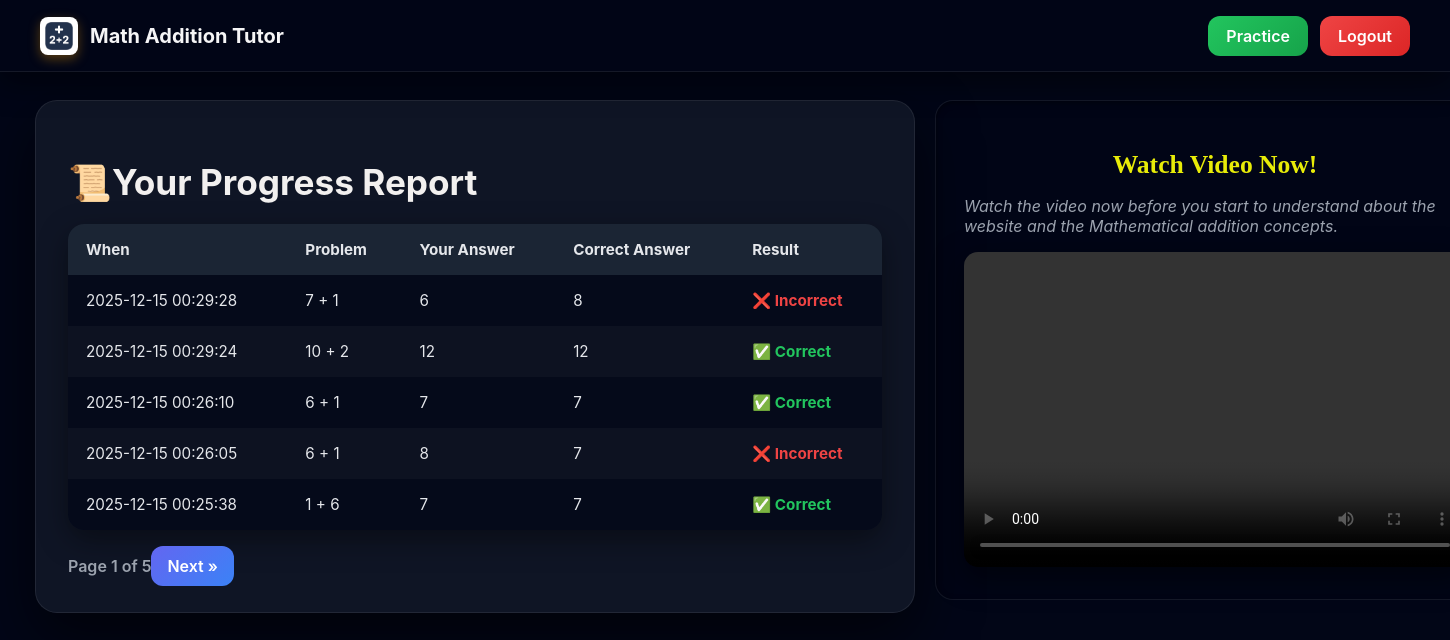
/ (signed in), run on an earlier commit of the app's database.
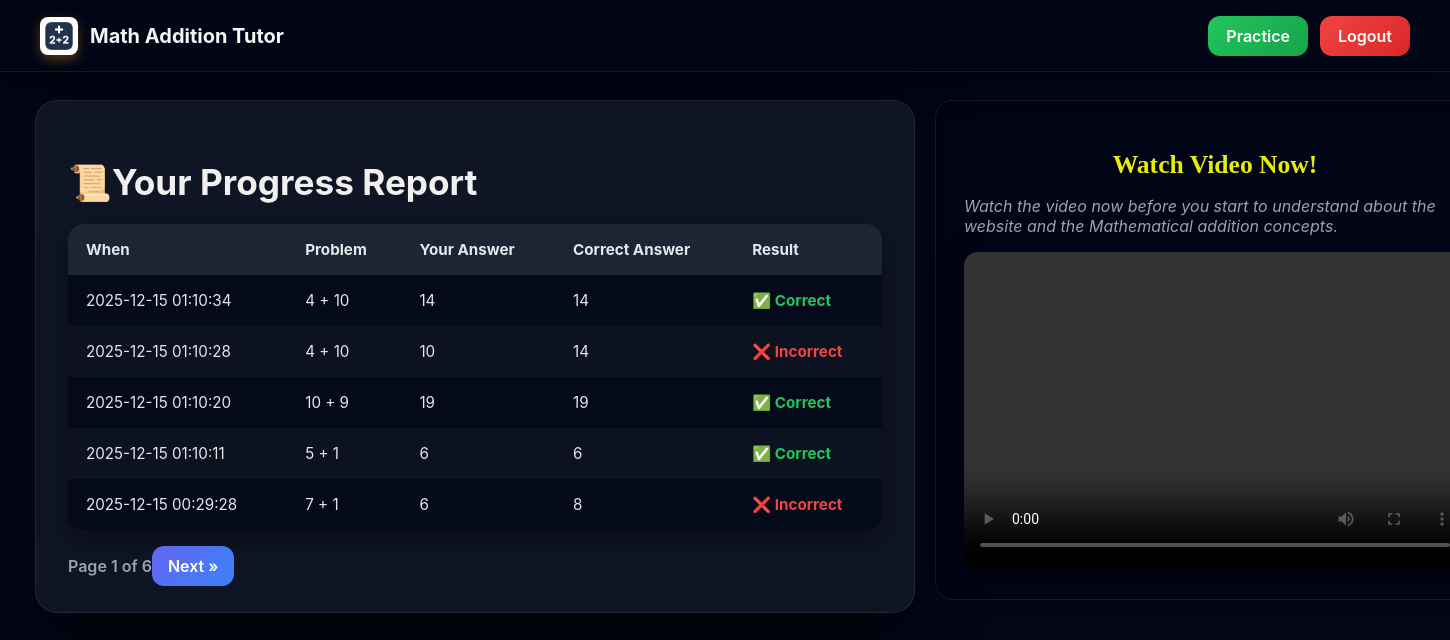
And on a later commit of the database.
### app.py (models this page shows)
class Attempt(db.Model):
    id = db.Column(db.Integer, primary_key=True)
    user_id = db.Column(db.Integer, db.ForeignKey('user.id'), nullable=False)
    a = db.Column(db.Integer, nullable=False)
    b = db.Column(db.Integer, nullable=False)
    student_answer = db.Column(db.Integer, nullable=False)
    correct_answer = db.Column(db.Integer, nullable=False)
    is_correct = db.Column(db.Boolean, nullable=False)
    timestamp = db.Column(db.DateTime, default=db.func.current_timestamp())

### app.py (the view)
@app.route('/')
@login_required
def dashboard():
    page = request.args.get('page', 1, type=int)
    per_page = 10
    pagination = (
        Attempt.query.filter_by(user_id=current_user.id)
        .order_by(Attempt.timestamp.desc())
        .paginate(page=page, per_page=5, error_out=False)
    )
    return render_template(
        'dashboard.html',
        attempts=pagination.items,
        pagination=pagination,
    )

### app.py (called while the page is built)
@login_manager.user_loader
def load_user(user_id):
    return User.query.get(int(user_id))

### templates/dashboard.html (shortened to what this page needs)
{% extends "base.html" %}
{% block content %}
<div class="navbar">
  <div class="nav-left">
  <img src="{{ url_for('static', filename='assets/logo.png') }}" class="nav-logo" alt="Logo">
  <a href="{{ url_for('dashboard') }}">
    <span class="nav-title">Math Addition Tutor</span>
  </a>
</div>
  <div class="nav-right">
    <a href="{{ url_for('index') }}" class="btn-pmore-icon">Practice</a>
    <a href="{{ url_for('logout') }}" class="btn-logout-icon">Logout</a>
  </div>
</div>
<div class="main-container">
<div class="dashboard-container">
  <h1>📜Your Progress Report</h1>
  {% if attempts %}
  <table class="attempt-table">
    <thead>
      <tr>
        <th>When</th>
        <th>Problem</th>
        <th>Your Answer</th>
        <th>Correct Answer</th>
        <th>Result</th>
      </tr>
    </thead>
    <tbody>
      {% for attempt in attempts %}
      <tr>
        <td>{{ attempt.timestamp.strftime('%Y-%m-%d %H:%M:%S') if attempt.timestamp else '' }}</td>
        <td>{{ attempt.a }} + {{ attempt.b }}</td>
        <td>{{ attempt.student_answer }}</td>
        <td>{{ attempt.correct_answer }}</td>
        <td class="{{ 'correct' if attempt.is_correct else 'incorrect' }}">
          {{ "✅ Correct" if attempt.is_correct else "❌ Incorrect" }}
        </td>
      </tr>
      {% endfor %}
    </tbody>
  </table>
  <div class="pagination">
    <div>Page {{ pagination.page }} of {{ pagination.pages or 1 }}</div>
    <div>
      {% if pagination.has_next %}
        <a href="{{ url_for('dashboard', page=pagination.next_num) }}">Next »</a>
      {% endif %}
    </div>
  </div>
  {% else %}
    <p>No attempts yet. Try a problem first!</p>
  {% endif %}
</div>
<div class="video-section">
    <h2 class="video-text-tag">Watch Video Now!</h2>
    <p class="video-text-demo">Watch the video now before you start to understand about the website and the Mathematical addition concepts. </p>
    <video width="100%" height="315" controls>
      <source src="{{ url_for('static', filename='assets/demo.mp4') }}" type="video/mp4" />
    </video>
  </div>
  </div>
{% endblock %}

### templates/base.html (shortened to what this page needs)
<!DOCTYPE html>
<html>
  <head>
  </head>
  <body>
     {% block content %}{% endblock %}
  </body>
</html>

### templates/base.html (style rules this page uses)
body { font-family: Arial; max-width: 600px; margin: 40px auto; padding: 0 20px; }

### templates/dashboard.html (style rules this page uses)
*, *::before, *::after { box-sizing: border-box; }
body { background: radial-gradient(circle at top, #020617, #020617); font-family: 'Inter', sans-serif; color: #e5e7eb; }
.main-container { margin-top: 100px; width: 100rem; display: flex; justify-content: center; align-items: flex-start; gap: 20px; margin-left: -30rem; }
.dashboard-container { width: 55rem; max-width: 55rem; padding: 36px 32px; background: rgba(17, 24, 39, 0.9); backdrop-filter: blur(14px); border-radius: 22px; box-shadow: 0 25px 60px rgba(0,0,0,0.6); border: 1px solid rgba(255,255,255,0.08); display: flex; justify-content: space-between; align-items: center; margin-bottom: 30px; flex-wrap: wrap; }
.video-section { width: 35rem; margin-top: 0; padding: 28px; background: rgba(2, 6, 23, 0.75); border-radius: 18px; border: 1px solid rgba(255,255,255,0.08); box-shadow: inset 0 2px 6px rgba(0,0,0,0.4); }
h1 { font-size: 2.2em; font-weight: 700; color: #f2f0ef; margin-bottom: 20px; }
.btn-pmore-icon { padding: 10px 18px; background: linear-gradient(135deg, #22c55e, #16a34a); color: white !important; border-radius: 12px; text-decoration: none; font-weight: 600; transition: 0.25s ease; }
.btn-logout-icon { padding: 10px 18px; background: linear-gradient(135deg, #ef4444, #dc2626); color: white !important; border-radius: 12px; text-decoration: none; font-weight: 600; transition: 0.25s ease; }
.attempt-table { width: 100%; border-collapse: collapse; border-radius: 16px; overflow: hidden; background: rgba(2, 6, 23, 0.7); box-shadow: 0 10px 30px rgba(0,0,0,0.4); }
.attempt-table thead { background: rgba(31, 41, 55, 0.9); }
.attempt-table th, .attempt-table td { padding: 16px 18px; text-align: left; font-size: 0.95em; }
.attempt-table th { color: #e5e7eb; font-weight: 700; }
.attempt-table tr:nth-child(even) { background: rgba(255,255,255,0.03); }
.correct { color: #22c55e; font-weight: 700; }
.incorrect { color: #ef4444; font-weight: 700; }
.pagination { margin-top: 26px; display: flex; justify-content: space-between; align-items: center; font-weight: 600; color: #9ca3af; }
.video-text-tag { align-items: center; display: flex; justify-content: space-around; }
.pagination a { padding: 10px 16px; background: linear-gradient(135deg, #6366f1, #3b82f6); color: white; border-radius: 12px; text-decoration: none; transition: 0.25s ease; }
.video-section h2 { font-size: 1.6em; font-family: Georgia; margin-bottom: 10px; color: #e8ec08; font-weight: bold; }
.video-section p { margin-bottom: 16px; color: #9ca3af; }
video { border-radius: 14px; box-shadow: 0 10px 30px rgba(0,0,0,0.5); }
.video-text-demo { color: #e5e7eb; font-style: italic; }
.navbar { position: fixed; top: 0; left: 0; width: 100%; height: 72px; background: rgba(2, 6, 23, 0.9); backdrop-filter: blur(12px); border-bottom: 1px solid rgba(255,255,255,0.08); display: flex; justify-content: space-between; align-items: center; padding: 0 40px; z-index: 1000; box-shadow: 0 10px 30px rgba(0,0,0,0.5); }
.nav-left { display: flex; align-items: center; gap: 12px; }
.nav-logo { width: 38px; height: 38px; border-radius: 8px; background: white; box-shadow: 0 4px 12px rgba(218, 139, 11, 0.4); }
.nav-title { font-size: 20px; font-weight: 700; color: #f5f5f6; text-decoration: none; }
.nav-right { display: flex; gap: 12px; }
.nav-left a { text-decoration: none; }

What changed in the data, as far as the page shows it:
no longer on this page (row unchanged): Attempt: timestamp "2025-12-15 00:29:24", a "10", b "2", student_answer "12", correct_answer "12", is_correct "✅ Correct"
no longer on this page (row unchanged): Attempt: timestamp "2025-12-15 00:26:10", a "6", b "1", student_answer "7", correct_answer "7", is_correct "✅ Correct"
no longer on this page (row unchanged): Attempt: timestamp "2025-12-15 00:26:05", a "6", b "1", student_answer "8", correct_answer "7", is_correct "❌ Incorrect"
no longer on this page (row unchanged): Attempt: timestamp "2025-12-15 00:25:38", a "1", b "6", student_answer "7", correct_answer "7", is_correct "✅ Correct"
added Attempt: timestamp "2025-12-15 01:10:34", a "4", b "10", student_answer "14", correct_answer "14", is_correct "✅ Correct"
added Attempt: timestamp "2025-12-15 01:10:28", a "4", b "10", student_answer "10", correct_answer "14", is_correct "❌ Incorrect"
added Attempt: timestamp "2025-12-15 01:10:20", a "10", b "9", student_answer "19", correct_answer "19", is_correct "✅ Correct"
added Attempt: timestamp "2025-12-15 01:10:11", a "5", b "1", student_answer "6", correct_answer "6", is_correct "✅ Correct"
Also different on the page:
{{ pagination.pages or 1 }}: "5" → "6"
